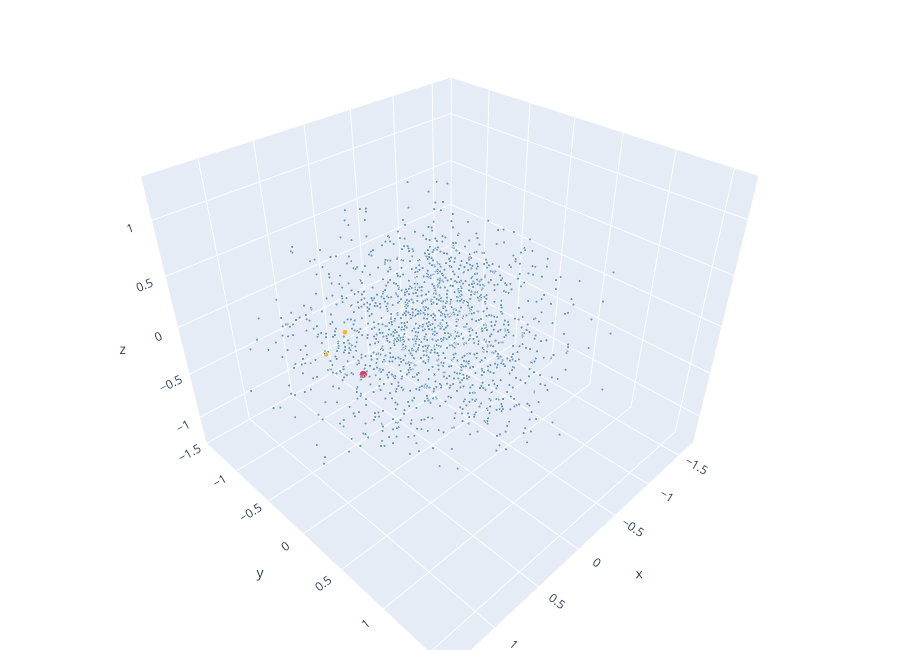

Write notebook code for a chart like this one.
### Code cell
query = "government"
neigh = neighbors(query, 10)
neighbor_words = {w for w, _ in neigh}

# only words inside plot_words (the N most frequent) actually show up on the plot --
# if the query or a neighbor is rarer than that cutoff it just won't appear, which is expected
fig2 = plot_embeddings(pca3, plot_words, query=query, neighbor_set=neighbor_words)
fig2.show()

### Figure 1 — Plotly figure (JSON) as saved in the notebook; plotly's stock layout.template omitted (floating-point values rounded to 4 significant figures; data arrays with more than 128 entries replaced by an {"elided": "..."} marker saying what was removed)
{"data": [{"hoverinfo": "text", "marker": {"color": {"elided": "1500 str values"}, "opacity": 0.8, "size": {"elided": "1500 int values"}}, "mode": "markers", "text": {"elided": "1500 str values"}, "type": "scatter3d", "x": {"elided": "1500 float values"}, "y": {"elided": "1500 float values"}, "z": {"elided": "1500 float values"}}], "layout": {"height": 650, "margin": {"b": 0, "l": 0, "r": 0, "t": 0}}}
